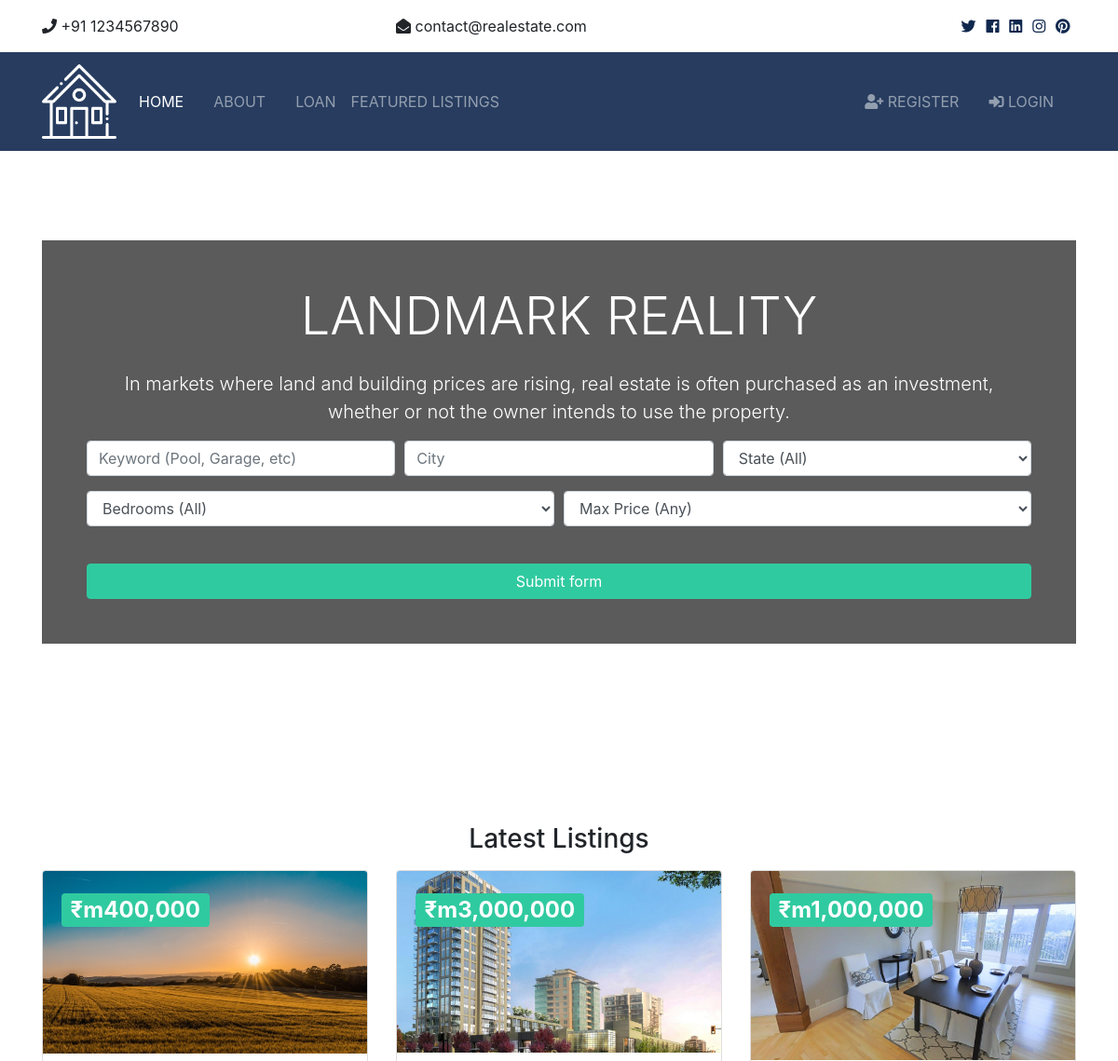
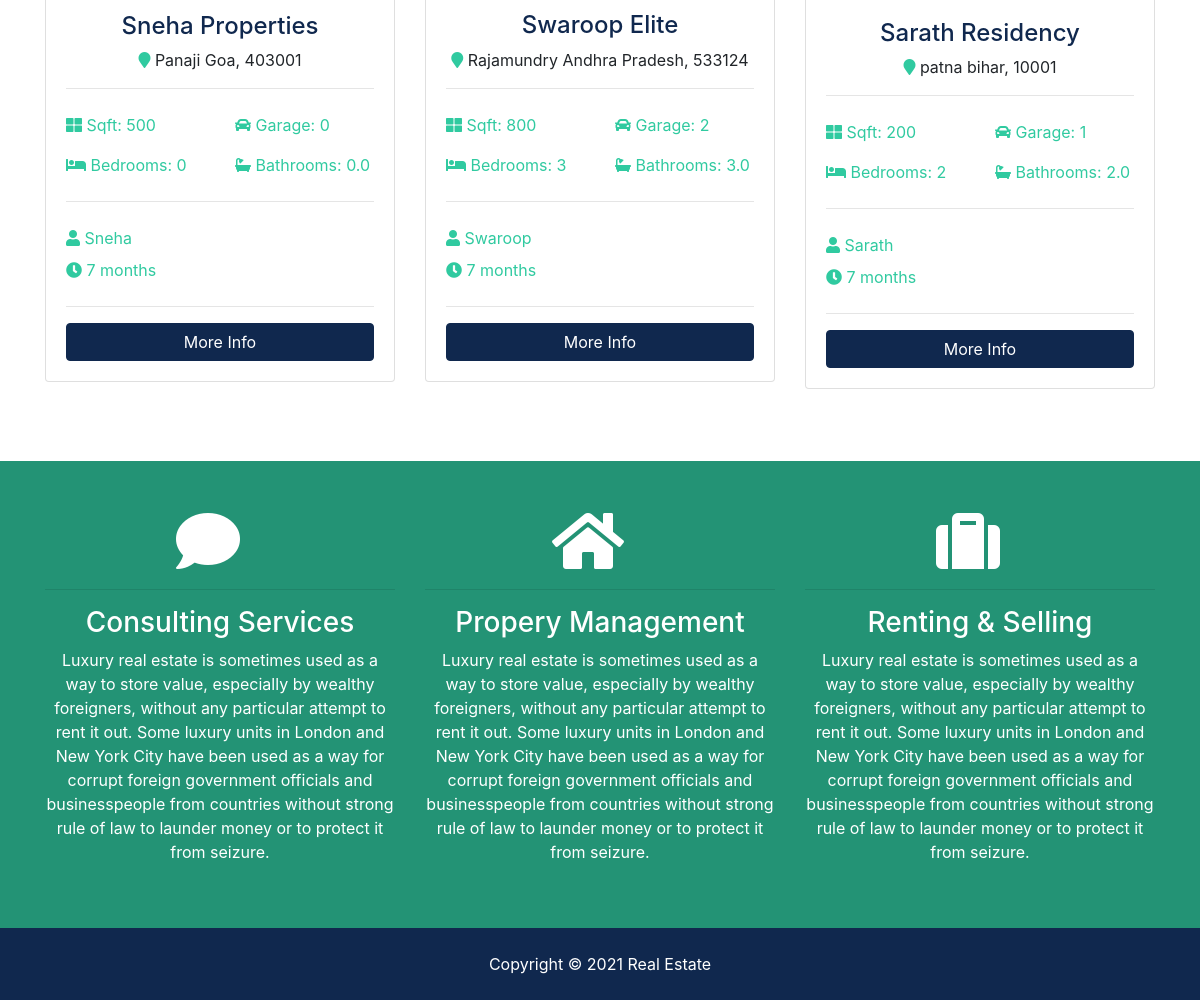
The page / on the database its author committed (2 pictures, top to bottom).
### listings/models.py (models this page shows, shortened)
class Listing(models.Model):
  realtor = models.ForeignKey(Realtor, on_delete=models.DO_NOTHING)
  title = models.CharField(max_length=200)
  address = models.CharField(max_length=200)
  city = models.CharField(max_length=100)
  state = models.CharField(max_length=100)
  zipcode = models.CharField(max_length=20)
  description = models.TextField(blank=True)
  price = models.IntegerField()
  bedrooms = models.IntegerField()
  bathrooms = models.DecimalField(max_digits=2, decimal_places=1)
  garage = models.IntegerField(default=0)
  sqft = models.IntegerField()
  lot_size = models.DecimalField(max_digits=5, decimal_places=1)
  photo_main = models.ImageField(upload_to='photos/%Y/%m/%d/')
  photo_1 = models.ImageField(upload_to='photos/%Y/%m/%d/', blank=True)
  photo_2 = models.ImageField(upload_to='photos/%Y/%m/%d/', blank=True)
  photo_3 = models.ImageField(upload_to='photos/%Y/%m/%d/', blank=True)
  photo_4 = models.ImageField(upload_to='photos/%Y/%m/%d/', blank=True)
  photo_5 = models.ImageField(upload_to='photos/%Y/%m/%d/', blank=True)
  photo_6 = models.ImageField(upload_to='photos/%Y/%m/%d/', blank=True)
  is_published = models.BooleanField(default=True)
  list_date = models.DateTimeField(default=datetime.now, blank=True)

### realtors/models.py (models this page shows)
class Realtor(models.Model):
  name = models.CharField(max_length=200)
  photo = models.ImageField(upload_to='photos/%Y/%m/%d/')
  description = models.TextField(blank=True)
  phone = models.CharField(max_length=20)
  email = models.CharField(max_length=50)
  is_mvp = models.BooleanField(default=False)
  hire_date = models.DateTimeField(default=datetime.now, blank=True)
  def __str__(self):
    return self.name

### pages/views.py (the view)
# urls.py: path('', views.index, name='listings'),
def index(request):
    listings = Listing.objects.order_by('-list_date').filter(is_published=True)[:3]
    context = {
        'listings': listings,
        'state_choices': state_choices,
        'bedroom_choices': bedroom_choices,
        'price_choices': price_choices
    }
    return render(request, 'pages/index.html', context)

### templates/pages/index.html (shortened to what this page needs)
{% extends 'base.html' %}
{% load humanize %}
{% block content %}
<section id="showcase">
    <div class="container text-center">
      <div class="home-search p-5">
        <div class="overlay p-5">
          <h1 class="display-4 mb-4">
            LANDMARK REALITY
          </h1>
          <p class="lead">In markets where land and building prices are rising, real estate is often purchased as an investment, whether or not the owner intends to use the property.</p>
          <div class="search">
            <form action="{% url 'search' %}">
              <div class="form-row">
                <div class="col-md-4 mb-3">
                  <input type="text" name="keywords" class="form-control" placeholder="Keyword (Pool, Garage, etc)">
                </div>
                <div class="col-md-4 mb-3">
                  <input type="text" name="city" class="form-control" placeholder="City">
                </div>
                <div class="col-md-4 mb-3">
                  <select name="state" class="form-control">
                    <option selected="true" disabled="disabled">State (All)</option>
                  </select>
                </div>
              </div>
              <div class="form-row">
                <div class="col-md-6 mb-3">
                  <select name="bedrooms" class="form-control">
                    <option selected="true" disabled="disabled">Bedrooms (All)</option>
                  </select>
                </div>
                <div class="col-md-6 mb-3">
                  <select name="price" class="form-control" id="type">
                    <option selected="true" disabled="disabled">Max Price (Any)</option>
                  </select>
                </div>
              </div>
              <button class="btn btn-secondary btn-block mt-4" type="submit">Submit form</button>
            </form>
          </div>
        </div>
      </div>
    </div>
  </section>
<br>
  <section id="listings" class="py-5">
    <div class="container">
      <h3 class="text-center mb-3">Latest Listings</h3>
      <div class="row">
        {% if listings %}
          {% for listing in listings %}
            <div class="col-md-6 col-lg-4 mb-4">
              <div class="card listing-preview">
                <img class="card-img-top" src="{{ listing.photo_main.url }}" alt="">
                <div class="card-img-overlay">
                  <h2>
                    <span class="badge badge-secondary text-white">₹m{{ listing.price | intcomma }}</span>
                  </h2>
                </div>
                <div class="card-body">
                  <div class="listing-heading text-center">
                    <h4 class="text-primary">{{ listing.title }}</h4>
                    <p>
                      <i class="fas fa-map-marker text-secondary"></i> {{ listing.city }} {{ listing.state }}, {{ listing.zipcode }}</p>
                  </div>
                  <hr>
                  <div class="row py-2 text-secondary">
                    <div class="col-6">
                      <i class="fas fa-th-large"></i> Sqft: {{ listing.sqft }}</div>
                    <div class="col-6">
                      <i class="fas fa-car"></i> Garage: {{ listing.garage }}</div>
                  </div>
                  <div class="row py-2 text-secondary">
                    <div class="col-6">
                      <i class="fas fa-bed"></i> Bedrooms: {{ listing.bedrooms }}</div>
                    <div class="col-6">
                      <i class="fas fa-bath"></i> Bathrooms: {{ listing.bathrooms }}</div>
                  </div>
                  <hr>
                  <div class="row py-2 text-secondary">
                    <div class="col-6">
                      <i class="fas fa-user"></i> {{ listing.realtor }}</div>
                  </div>
                  <div class="row text-secondary pb-2">
                    <div class="col-6">
                      <i class="fas fa-clock"></i> {{ listing.list_date | timesince }}</div>
                  </div>
                  <hr>
                  <a href="{% url 'listing' listing.id %}" class="btn btn-primary btn-block">More Info</a>
                </div>
              </div>
            </div>
          {% endfor %}
        {% else %}
          <div class="col-md-12">
            <p>No Listings Available</p>
          </div>
        {% endif %}
      </div>
    </div>
  </section>
  <section id="services" class="py-5 bg-secondary text-white">
    <div class="container">
      <div class="row text-center">
        <div class="col-md-4">
          <i class="fas fa-comment fa-4x mr-4"></i>
          <hr>
          <h3>Consulting Services</h3>
          <p>Luxury real estate is sometimes used as a way to store value, especially by wealthy foreigners, without any particular attempt to rent it out. Some luxury units in London and New York City have been used as a way for corrupt foreign government officials and businesspeople from countries without strong rule of law to launder money or to protect it from seizure.</p>
        </div>
        <div class="col-md-4">
          <i class="fas fa-home fa-4x mr-4"></i>
          <hr>
          <h3>Propery Management</h3>
          <p>Luxury real estate is sometimes used as a way to store value, especially by wealthy foreigners, without any particular attempt to rent it out. Some luxury units in London and New York City have been used as a way for corrupt foreign government officials and businesspeople from countries without strong rule of law to launder money or to protect it from seizure.</p>
        </div>
        <div class="col-md-4">
          <i class="fas fa-suitcase fa-4x mr-4"></i>
          <hr>
          <h3>Renting & Selling</h3>
          <p>Luxury real estate is sometimes used as a way to store value, especially by wealthy foreigners, without any particular attempt to rent it out. Some luxury units in London and New York City have been used as a way for corrupt foreign government officials and businesspeople from countries without strong rule of law to launder money or to protect it from seizure.</p>
        </div>
      </div>
    </div>
  </section>
{% endblock %}

### templates/base.html (shortened to what this page needs)
{% load static %}
<!DOCTYPE html>
<html lang="en">
<head>
  <link rel="stylesheet" href="{% static 'css/all.css' %}">
  <link rel="stylesheet" href="{% static 'css/bootstrap.css' %}">
  <link rel="stylesheet" href="{% static 'css/style.css' %}">
  <link rel="stylesheet" href="{% static 'css/lightbox.min.css' %}">
</head>
<body>
  {% include 'partials/_topbar.html' %}
  {% include 'partials/_navbar.html' %}
  {% block content %} {% endblock %}
  {% include 'partials/_footer.html' %}
</body>
</html>

### templates/partials/_topbar.html
  <section id="top-bar" class="p-3">
    <div class="container">
      <div class="row">
        <div class="col-md-4">
          <i class="fas fa-phone"></i> +91 1234567890
        </div>
        <div class="col-md-4">
          <i class="fas fa-envelope-open"></i> contact@realestate.com
        </div>
        <div class="col-md-4">
          <div class="social text-right">
            <a href="#">
              <i class="fab fa-twitter"></i>
            </a>
            <a href="#">
              <i class="fab fa-facebook"></i>
            </a>
            <a href="#">
              <i class="fab fa-linkedin"></i>
            </a>
            <a href="#">
              <i class="fab fa-instagram"></i>
            </a>
            <a href="#">
              <i class="fab fa-pinterest"></i>
            </a>
          </div>
        </div>
      </div>
    </div>
  </section>

### templates/partials/_navbar.html (shortened to what this page needs)
{% load static %}
<nav class="navbar navbar-expand-lg navbar-dark bg-primary sticky-top">
    <div class="container">
      <a class="navbar-brand" href="{% url 'index' %}">
        <img src="{% static 'img/logo.png' %}" class="logo" alt="">
      </a>
      <div class="collapse navbar-collapse" id="navbarNavAltMarkup">
        <ul class="navbar-nav">
          <li
            {% if '/' == request.path %}
              class="nav-item active mr-3"
            {% else %}
              class="nav-item mr-3"
            {% endif %}
          >
            <a class="nav-link" href="{% url 'index' %}">Home</a>
          </li>
          <li
            {% if 'about' in request.path %}
              class="nav-item active mr-3"
            {% else %}
              class="nav-item mr-3"
            {% endif %}
          >
            <a class="nav-link" href="{% url 'about' %}">About</a>
          </li>
          <li>
            <a class="nav-link" href="https://forms.gle/wV8NqqbQvY78wBQc8">Loan</a>
          </li>
          <li
            {% if 'listings' in request.path %}
              class="nav-item active mr-3"
            {% else %}
              class="nav-item mr-3"
            {% endif %}
          >
            <a class="nav-link" href="{% url 'listings' %}">Featured Listings</a>
          </li>
        </ul>
        <ul class="navbar-nav ml-auto">
          {% if user.is_authenticated %}
            <li
            {% if 'dashboard' in request.path %}
              class="nav-item active mr-3"
            {% else %}
              class="nav-item mr-3"
            {% endif %}
            >
              <a class="nav-link" href="{% url 'dashboard' %}">
               Welcome {{ user.username }} (Dashboard)</a>
            </li>
            <li class="nav-item mr-3">
              <a href="javascript:{document.getElementById('logout').submit()}" class="nav-link">
                <i class="fas fa-sign-out-alt"></i> Logout
              </a>
              <form action="{% url 'logout' %}" method="POST" id="logout">
                {% csrf_token %}
                <input type="hidden">
              </form>
            </li>
          {% else %}
            <li
            {% if 'register' in request.path %}
              class="nav-item active mr-3"
            {% else %}
              class="nav-item mr-3"
            {% endif %}
            >
              <a class="nav-link" href="{% url 'register' %}">
                <i class="fas fa-user-plus"></i> Register</a>
            </li>
            <li
            {% if 'login' in request.path %}
              class="nav-item active mr-3"
            {% else %}
              class="nav-item mr-3"
            {% endif %}
            >
              <a class="nav-link" href="{% url 'login' %}">
                <i class="fas fa-sign-in-alt"></i>
                Login</a>
            </li>
          {% endif %}
        </ul>
      </div>
    </div>
  </nav>

### templates/partials/_footer.html
  <footer id="main-footer" class="py-4 bg-primary text-white text-center">
    Copyright &copy;
    <span class="year"></span>  Real Estate
  </footer>

### realestate/static/css/all.css (style rules this page uses)
.fa, .fas, .far, .fal, .fab { -moz-osx-font-smoothing: grayscale; -webkit-font-smoothing: antialiased; display: inline-block; font-style: normal; font-variant: normal; text-rendering: auto; line-height: 1; }
.fa-4x { font-size: 4em; }
.fa-bath:before { content: "\f2cd"; }
.fa-bed:before { content: "\f236"; }
.fa-car:before { content: "\f1b9"; }
.fa-clock:before { content: "\f017"; }
.fa-comment:before { content: "\f075"; }
.fa-envelope-open:before { content: "\f2b6"; }
.fa-facebook:before { content: "\f09a"; }
.fa-home:before { content: "\f015"; }
.fa-instagram:before { content: "\f16d"; }
.fa-linkedin:before { content: "\f08c"; }
.fa-map-marker:before { content: "\f041"; }
.fa-phone:before { content: "\f095"; }
.fa-pinterest:before { content: "\f0d2"; }
.fa-sign-in-alt:before { content: "\f2f6"; }
.fa-suitcase:before { content: "\f0f2"; }
.fa-th-large:before { content: "\f009"; }
.fa-twitter:before { content: "\f099"; }
.fa-user:before { content: "\f007"; }
.fa-user-plus:before { content: "\f234"; }
.fab { font-family: 'Font Awesome 5 Brands'; }
.fa, .fas { font-family: 'Font Awesome 5 Free'; font-weight: 900; }

### realestate/static/css/style.css (style rules this page uses)
.btn-secondary { color: #fff !important; }
img { width: 100%; }
.logo { width: 80px; }
.navbar { opacity: 0.9; text-transform: uppercase; }
.social a { margin-right: 0.4rem; }
#showcase { background: url(../img/showcase.jpg) no-repeat top center fixed/cover; position: relative; min-height: 650px; color: #fff; padding-top: 6rem; }
#showcase .home-search { min-height: 400px; position: relative; border-radius: 5px; }
#showcase .overlay { content: ''; position: absolute; top: 0; left: 0; min-height: 400px; width: 100%; background: rgba(51, 51, 51, 0.8); }
#services { background: url(../img/building.jpg) no-repeat top center fixed/cover; min-height: 300px; position: relative; overflow: hidden; }
#services::before { content: ''; position: absolute; top: 0; left: 0; min-height: 100%; width: 100%; background: rgba(32, 134, 107, 0.8); }
.listing-preview a { position: relative; }

### rows shown on the page
Listing: photo_main (picture), price "400,000", title "Sneha Properties", city "Panaji", state "Goa", zipcode "403001", sqft "500", garage "0", bedrooms "0", bathrooms "0.0", realtor "Sneha", list_date "7 months"
Listing: photo_main (picture), price "3,000,000", title "Swaroop Elite", city "Rajamundry", state "Andhra Pradesh", zipcode "533124", sqft "800", garage "2", bedrooms "3", bathrooms "3.0", realtor "Swaroop", list_date "7 months"
Listing: photo_main (picture), price "1,000,000", title "Sarath Residency", city "patna", state "bihar", zipcode "10001", sqft "200", garage "1", bedrooms "2", bathrooms "2.0", realtor "Sarath", list_date "7 months"
